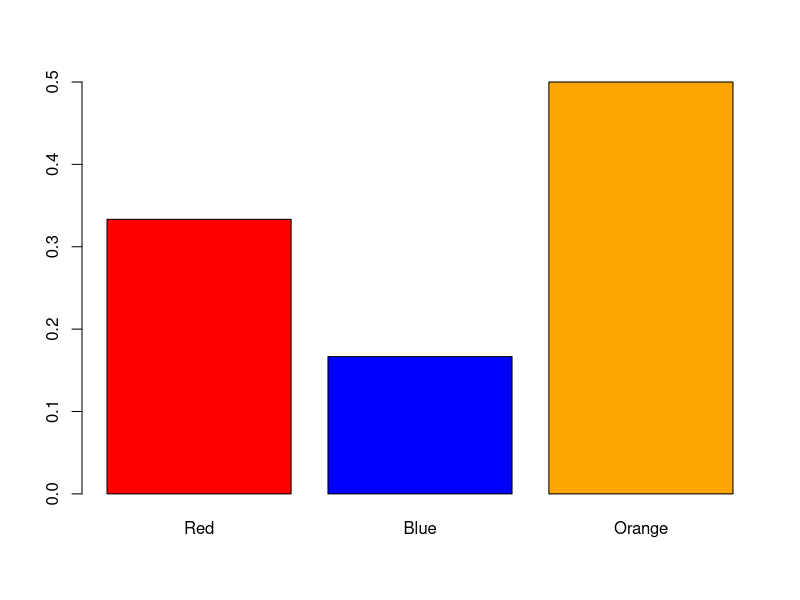

Recreate this plot in R.
## ---- chunk 1
knitr::opts_chunk$set(fig.width=12, fig.height=8, comment=NA)
## ---- chunk 2
coin=c("head","tails")
sample(coin,1)
## ---- chunk 3
Ten_of_Hearts = 1/52
Ten_of_Hearts
Nine_of_Hearts = 1/52
Ten_of_Hearts*Nine_of_Hearts
## ---- chunk 4
Ten_of_Hearts = 1/52
Ten_of_Hearts
Nine_of_Hearts = 1/51
Nine_of_Hearts
Ten_of_Hearts*Nine_of_Hearts
## ---- chunk 5
myname = "David"
myname
## ---- chunk 6
# The variable 'myname' is equal to David so this returns TRUE
myname == "David"
# It is NOT equal to 'Gaby' so it returns false
myname == "Gaby"
# As an added reference point != negates the comparison operator
myname != "Gaby"
## ---- chunk 7
set.seed(100)
# Create my datset
z=c(10,30,14,80,91,10) 

# Return the length of Z when "10" is present.
length(which(z == 10)) 

# Return the length of Z when a score is less than `<`91
length(which(z<91))

# Return the length of Z when a score is less than `<`
length(which(z>91))
## ---- chunk 8
# Create the dataset
x=c(0,0,0,0,1,1,0,0,1,1,1,1,0,0,1,0,1,0,1,0,1,1,1,0,1,0,1)

x

one = length(which(x==1))

one

zero = length(which(x==0))

zero

length(x)

one + zero

one/length(x)

zero/length(x)
## ---- chunk 9
# Make a dataset of differnt colored marbles
d=c("red","red", "blue","orange", "orange","orange") 

# Repeat this arrangement 20 times
x= rep(d,20) 

# What is the length of x that contains "red"
rl=length(x[x=="red"])
rl
# What is the length of x that contains "blue"
rb=length(x[x=="blue"])
rb
# What is the length of x that contains "orange"
ro=length(x[x=="orange"])
ro
# How many colors do we have?
rl+rb+ro 

# How many colors do we have(easy way)?
xl=length(x) 
xl

# What is the prportion of red compared to the entire dataset
rp=rl/xl 
rp

# What is the prportion of blue compared to the entire dataset
bp=rb/xl
bp

# What is the prportion of orange compared to the entire dataset
op=ro/xl
op

# Draw a barplot with these different proportions
barplot(c(rp,bp,op),
        col=c("red","blue","orange"),
        names.arg=c("Red","Blue", "Orange"))

## ---- chunk 10
x = rnorm(20,12,3)
x
## ---- chunk 11
x= round(rnorm(20,12,3),digits=2)
x
## ---- chunk 12
x=rnorm(100,12,3)
x = round(x, digits = 2)
mean(x)
## ---- chunk 13
# For reproduible examples
set.seed(11)
# Create a sample of 10,000 with a mean of 10 and standard deviation of 10
x=round(rnorm(10000,10,15),digits = 2)

# Sample 1000
s1=sample(x,1000)

# Sample 100
s2=sample(x,100)

# Sample 10
s3=sample(x,10)
mean(s1)
mean(s2)
mean(s3)
mean(x)
